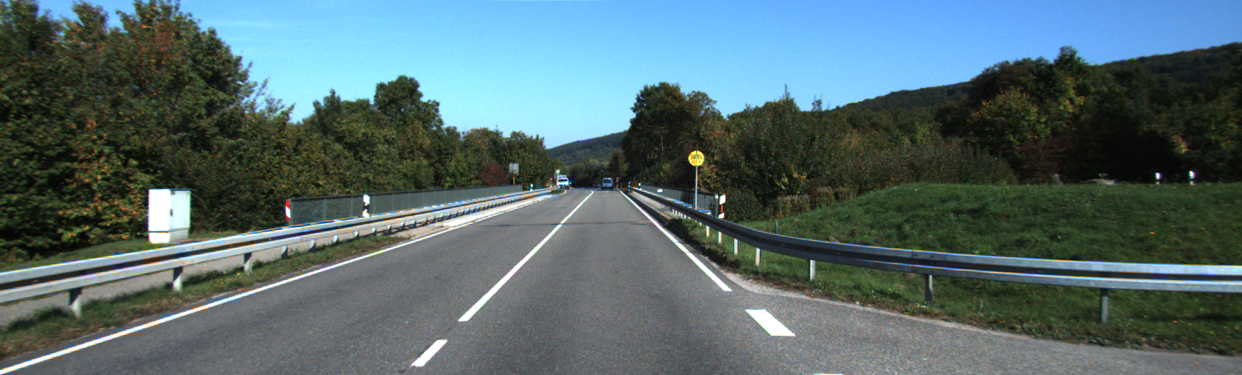
//> input picture Lab 4  Edge and line detection-20230401/street_scene.png, 1242 x 375 px
$ ./task1_v2 street_scene.png   (built with g++ and OpenCV 4)
//> lines starting //> are read from the running program, lines starting //| are printed output that depends on the picture
#include <opencv2/highgui.hpp>
#include <opencv2/imgproc.hpp>
#include <iostream>

using namespace cv;

struct Parameters{
    int treshold;
    int kernel_size;
    int sigma;
    Mat img;
    Mat gray_scale;
};

void trackBarChangeThreshold(int value, void* values){
    Parameters* params = (Parameters*) values;
    params->treshold = value;

    Mat canny_img(params->img.rows, params->img.cols, CV_8U);
    GaussianBlur(params->gray_scale, canny_img, Size(params->kernel_size, params->kernel_size), params->sigma);

    Canny(canny_img, canny_img, params->treshold, 3 * params->treshold, params->kernel_size);
    imshow("Canny image", canny_img);

    return;
}

void trackBarChangeSigma(int value, void* values){
    Parameters* params = (Parameters*) values;
    params->sigma = value;

    Mat canny_img(params->img.rows, params->img.cols, CV_8U);
    GaussianBlur(params->gray_scale, canny_img, Size(params->kernel_size, params->kernel_size), params->sigma);

    Canny(canny_img, canny_img, params->treshold, 3 * params->treshold, params->kernel_size);
    imshow("Canny image", canny_img);

    return;
}


int main(int argc, char** argv){
    if(argc < 2){
        std::cout << "Image filename shall be provided!" << std::endl;
        return -1;
    }

    Mat img = imread(argv[1]);
//> img is the input picture: 375 rows x 1242 cols, CV_8UC3; mean B, G, R 109, 106.5, 85.4
    if(img.data == NULL){
        std::cout << "Image not found!" << std::endl;
        return -1;
    }

    Parameters* params = new Parameters;
    params->treshold = 0;
    params->sigma = 0;
    params->kernel_size = 3;
    params->img = img;

    cvtColor(img, params->gray_scale, COLOR_BGR2GRAY);
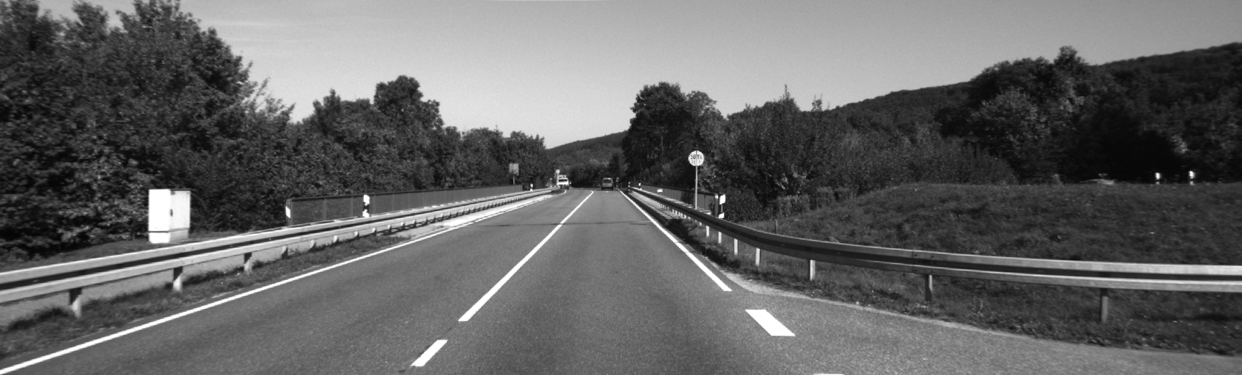
//> params->gray_scale: 375 rows x 1242 cols, CV_8UC1; min 4, max 255, mean 100.5

    namedWindow("Canny image");

    createTrackbar("Min Threshold: ", "Canny image", nullptr, 100, trackBarChangeThreshold, (void*)params);
    setTrackbarPos("Min Threshold: ", "Canny image", params->treshold);

    createTrackbar("Sigma: ", "Canny image", nullptr, 100, trackBarChangeSigma, (void*)params);
    setTrackbarPos("Sigma: ", "Canny image", params->sigma);

    imshow("Canny image", params->img);
    waitKey(0);
//> in trackBarChangeThreshold, `Canny(canny_img, canny_img, params->treshold, 3 * params->treshold, pa..`:
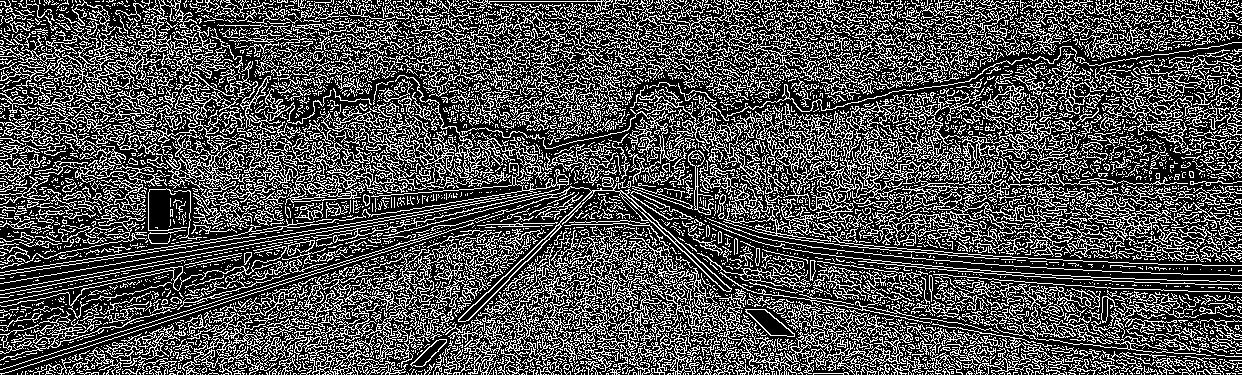
//> canny_img: 375 rows x 1242 cols, CV_8UC1; 31.3% white in thin lines or dots
    destroyAllWindows();

    delete(params);

    return 0;
}
